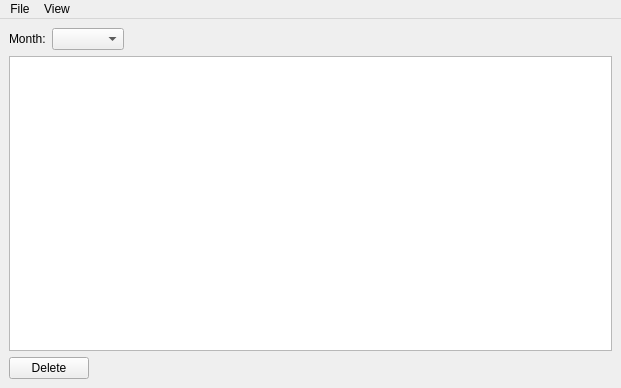
<?xml version="1.0" encoding="UTF-8"?>
<ui version="4.0">
 <class>CustomDeductions</class>
 <widget class="QMainWindow" name="CustomDeductions">
  <property name="geometry">
   <rect>
    <x>0</x>
    <y>0</y>
    <width>621</width>
    <height>388</height>
   </rect>
  </property>
  <property name="windowTitle">
   <string>MainWindow</string>
  </property>
  <widget class="QWidget" name="centralwidget">
   <layout class="QVBoxLayout" name="verticalLayout">
    <item>
     <layout class="QHBoxLayout" name="horizontalLayout">
      <item>
       <widget class="QLabel" name="label_2">
        <property name="text">
         <string>Month:</string>
        </property>
       </widget>
      </item>
      <item>
       <widget class="QComboBox" name="cboMonths"/>
      </item>
      <item>
       <spacer name="horizontalSpacer">
        <property name="orientation">
         <enum>Qt::Horizontal</enum>
        </property>
        <property name="sizeHint" stdset="0">
         <size>
          <width>40</width>
          <height>20</height>
         </size>
        </property>
       </spacer>
      </item>
     </layout>
    </item>
    <item>
     <widget class="CustomQueryView" name="lstDeductions"/>
    </item>
    <item>
     <layout class="QHBoxLayout" name="horizontalLayout_2">
      <item>
       <widget class="QPushButton" name="cmdDelete">
        <property name="text">
         <string>Delete</string>
        </property>
       </widget>
      </item>
      <item>
       <spacer name="horizontalSpacer_2">
        <property name="orientation">
         <enum>Qt::Horizontal</enum>
        </property>
        <property name="sizeHint" stdset="0">
         <size>
          <width>40</width>
          <height>20</height>
         </size>
        </property>
       </spacer>
      </item>
     </layout>
    </item>
   </layout>
  </widget>
  <widget class="QMenuBar" name="menubar">
   <property name="geometry">
    <rect>
     <x>0</x>
     <y>0</y>
     <width>621</width>
     <height>21</height>
    </rect>
   </property>
   <widget class="QMenu" name="menuFile">
    <property name="title">
     <string>File</string>
    </property>
    <addaction name="actionNew_Entry"/>
   </widget>
   <widget class="QMenu" name="menuView">
    <property name="title">
     <string>View</string>
    </property>
    <addaction name="actionRefresh"/>
   </widget>
   <addaction name="menuFile"/>
   <addaction name="menuView"/>
  </widget>
  <action name="actionNew_Entry">
   <property name="text">
    <string>New Entry</string>
   </property>
  </action>
  <action name="actionRefresh">
   <property name="text">
    <string>Refresh</string>
   </property>
  </action>
 </widget>
 <customwidgets>
  <customwidget>
   <class>CustomQueryView</class>
   <extends>QTreeView</extends>
   <header>customqueryview.h</header>
  </customwidget>
 </customwidgets>
 <resources/>
 <connections/>
</ui>
